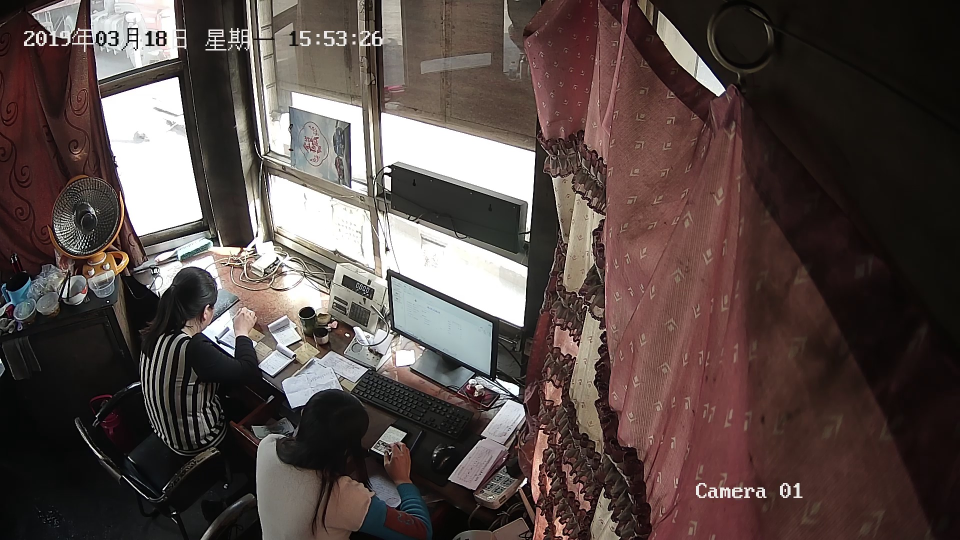
#> input picture src/2019-03-18-15:49:01.jpg, 1920 x 1080 px (shown at 1/2 size)
$ python corner.py
#> lines starting #> are read from the running program, lines starting #| are printed output that depends on the picture; after the words box and inside, x2 and y2 are one past the last pixel; in counts of white or black regions, pixels touching at a corner belong together
import numpy as np
import cv2
from matplotlib import pyplot as plt


img = cv2.imread('2019-03-18-15:49:01.jpg')
#> img is the input picture: shape (1080, 1920, 3); mean B, G, R 70.6, 73.8, 86.5
img = img[540:620,660:800]
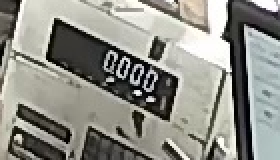
#> img: shape (80, 140, 3) (shown 2 times larger); mean B, G, R 136, 143.4, 143.4
gray = cv2.cvtColor(img,cv2.COLOR_BGR2GRAY)
cv2.imshow('',img)
corners = cv2.goodFeaturesToTrack(gray,6,0.01,20)#棋盘上的所有点
#> corners = [[70, 46], [28, 10], [9, 68], [82, 71], [78, 19], [114, 36]]

corners = np.int0(corners)

for i in corners:
    x,y = i.ravel()
    cv2.circle(img,(x,y),3,255,-1)#在原图像上画出角点位置
#> this loop made 6 passes
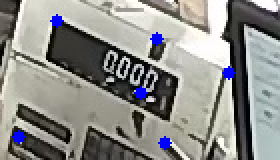
#> img: shape (80, 140, 3) (shown 2 times larger); 1.55% of pixels changed, all inside (x1, y1, x2, y2) = (6, 7, 118, 75)


cv2.imshow('p',img)
cv2.waitKey(0)

#plt.imshow(img)
#plt.show()

$ run again, with src/1552928676.63.jpg copied over src/2019-03-18-15:49:01.jpg
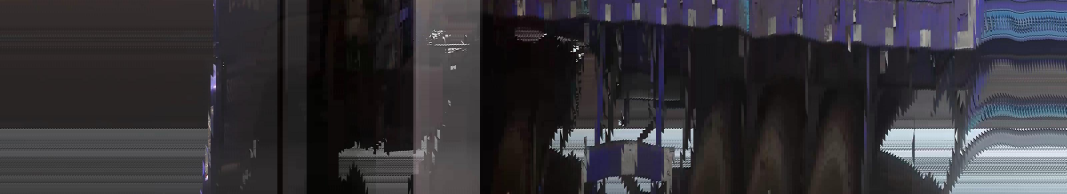
#> input picture src/1552928676.63.jpg, 3200 x 580 px (shown at 1/3 size)
#> img is the input picture: shape (580, 3200, 3); mean B, G, R 56.1, 51.1, 52.9
#> `img = img[540:620,660:800]`:
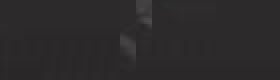
#> img: shape (40, 140, 3) (shown 2 times larger); mean B, G, R 43, 42, 44
#> corners = [[74, 11], [63, 31], [100, 27]]
#> the loop `for i in corners:` made 3 passes
#> after the loop `for i in corners:`:
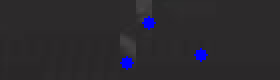
#> img: shape (40, 140, 3) (shown 2 times larger); 1.55% of pixels changed, all inside (x1, y1, x2, y2) = (60, 8, 104, 35)
